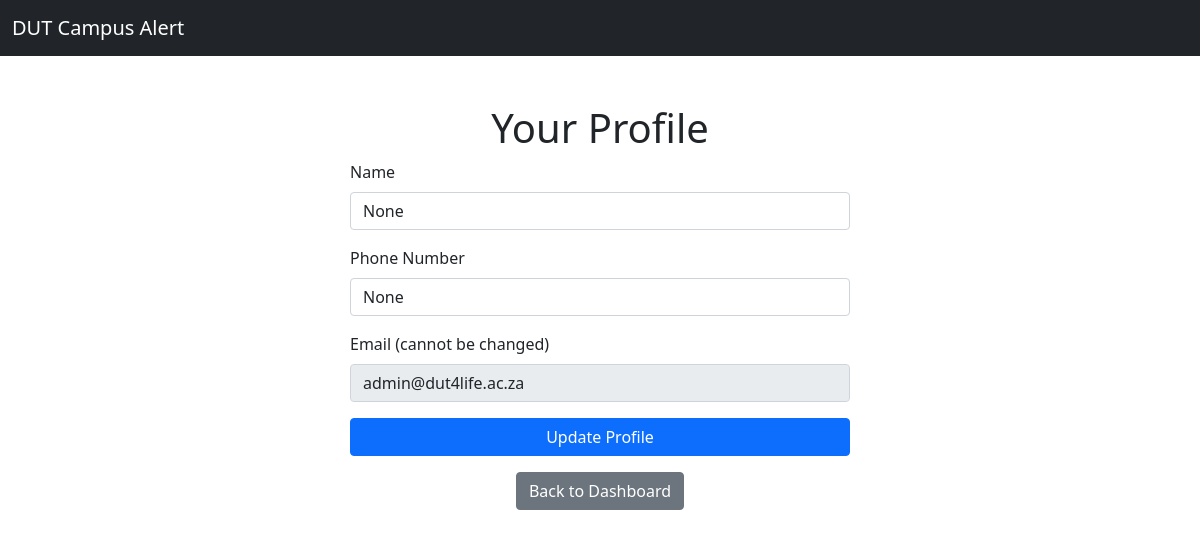
The app's page /profile (signed in) with its own data.
### models.py (models this page shows)
class User(UserMixin, db.Model):
    id = db.Column(db.Integer, primary_key=True)
    email = db.Column(db.String(150), unique=True, nullable=False)
    password = db.Column(db.String(150), nullable=False)
    name = db.Column(db.String(100), nullable=True)
    phone = db.Column(db.String(20), nullable=True)
    role = db.Column(db.String(50), default='student')  # 'student', 'staff', 'admin'

### app.py (the view)
@app.route('/profile', methods=['GET', 'POST'])
@login_required
def profile():
    if request.method == 'POST':
        current_user.name = request.form['name']
        current_user.phone = request.form['phone']
        db.session.commit()
        flash('Profile updated successfully!', "success")
        return redirect(url_for('profile'))
    return render_template('profile.html', user=current_user)

### app.py (called while the page is built)
@login_manager.user_loader
def load_user(user_id):
    return User.query.get(int(user_id))

### templates/profile.html (shortened to what this page needs)
<!DOCTYPE html>
<html>
<head>
    <link rel="stylesheet" href="https://cdn.jsdelivr.net/npm/bootstrap@5.1.3/dist/css/bootstrap.min.css">
</head>
<body>
    <nav class="navbar navbar-expand-lg navbar-dark bg-dark">
        <div class="container-fluid">
            <a class="navbar-brand" href="/">DUT Campus Alert</a>
        </div>
    </nav>
    <div class="container mt-5">
        <h1 class="text-center">Your Profile</h1>
        <form method="POST" class="mx-auto" style="max-width: 500px;">
            <div class="mb-3">
                <label for="name" class="form-label">Name</label>
                <input type="text" id="name" name="name" class="form-control" value="{{ user.name }}" required>
            </div>
            <div class="mb-3">
                <label for="phone" class="form-label">Phone Number</label>
                <input type="text" id="phone" name="phone" class="form-control" value="{{ user.phone }}" required>
            </div>
            <div class="mb-3">
                <label for="email" class="form-label">Email (cannot be changed)</label>
                <input type="email" id="email" name="email" class="form-control" value="{{ user.email }}" readonly>
            </div>
            <button type="submit" class="btn btn-primary w-100">Update Profile</button>
        </form>
        <div class="text-center mt-3">
            <a href="/dashboard" class="btn btn-secondary">Back to Dashboard</a>
        </div>
    </div>
</body>
</html>

### records on screen
User: name "None", phone "None", email "admin@dut4life.ac.za"
